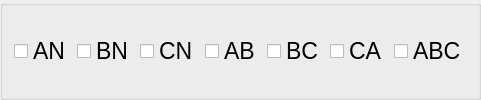
          <widget class="QGroupBox" name="groupBox_17">
           <property name="title">
            <string/>
           </property>
           <layout class="QHBoxLayout" name="horizontalLayout_7">
            <item>
             <widget class="QSttCheckBox" name="m_pRecFaultTypeACheck">
              <property name="font">
               <font>
                <pointsize>17</pointsize>
               </font>
              </property>
              <property name="text">
               <string>AN</string>
              </property>
             </widget>
            </item>
            <item>
             <widget class="QSttCheckBox" name="m_pRecFaultTypeBCheck">
              <property name="font">
               <font>
                <pointsize>17</pointsize>
               </font>
              </property>
              <property name="text">
               <string>BN</string>
              </property>
             </widget>
            </item>
            <item>
             <widget class="QSttCheckBox" name="m_pRecFaultTypeCCheck">
              <property name="font">
               <font>
                <pointsize>17</pointsize>
               </font>
              </property>
              <property name="text">
               <string>CN</string>
              </property>
             </widget>
            </item>
            <item>
             <widget class="QSttCheckBox" name="m_pRecFaultTypeABCheck">
              <property name="font">
               <font>
                <pointsize>17</pointsize>
               </font>
              </property>
              <property name="text">
               <string>AB</string>
              </property>
             </widget>
            </item>
            <item>
             <widget class="QSttCheckBox" name="m_pRecFaultTypeBCCheck">
              <property name="font">
               <font>
                <pointsize>17</pointsize>
               </font>
              </property>
              <property name="text">
               <string>BC</string>
              </property>
             </widget>
            </item>
            <item>
             <widget class="QSttCheckBox" name="m_pRecFaultTypeCACheck">
              <property name="font">
               <font>
                <pointsize>17</pointsize>
               </font>
              </property>
              <property name="text">
               <string>CA</string>
              </property>
             </widget>
            </item>
            <item>
             <widget class="QSttCheckBox" name="m_pRecFaultTypeABCCheck">
              <property name="font">
               <font>
                <pointsize>17</pointsize>
               </font>
              </property>
              <property name="text">
               <string>ABC</string>
              </property>
             </widget>
            </item>
           </layout>
          </widget>
